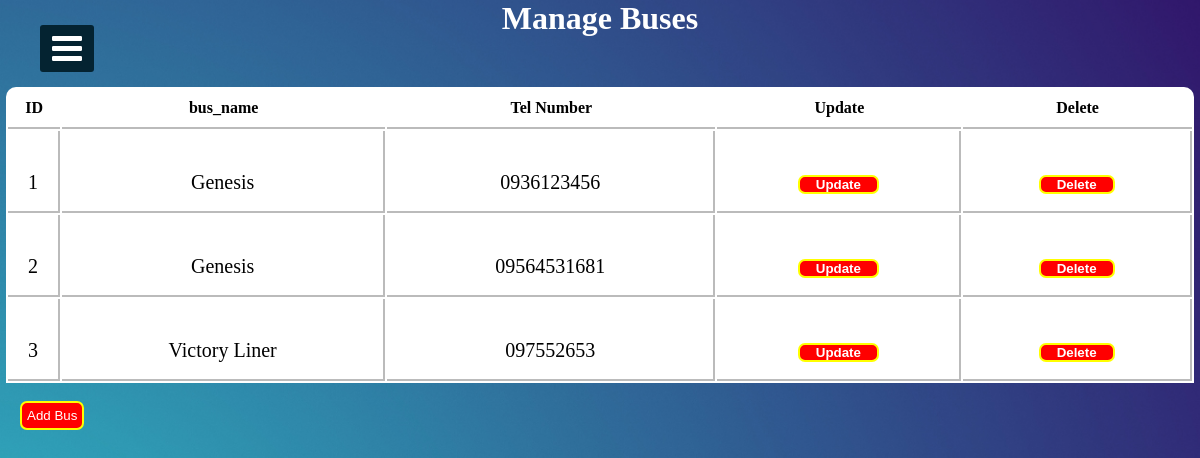
/ManagesBuses.php, run on the app's committed database.
### tables this page shows
CREATE TABLE `bus` (
  `id` int(11) NOT NULL,
  `Bus_Name` varchar(255) NOT NULL,
  `Tel` varchar(20) NOT NULL
);

### ManagesBuses.php (the view, shortened to what this page needs)
<?php
  include("connection.php");
?>
<!DOCTYPE html>
<html>
<head>
  <link rel="stylesheet" href="https://cdnjs.cloudflare.com/ajax/libs/font-awesome/4.7.0/css/font-awesome.min.css">
<link rel="stylesheet" href="cssfile/sidebar.css">
</head>
<body>
  <label for="check">
<i class="fa fa-bars" id="btn"></i>
  </label>
<div class="sidebar2">
		<h1 class="adminTopic">Manage Buses</h1>
<?php
    $sqlget="SELECT * FROM bus";
    $sqldata=mysqli_query($conn,$sqlget) or die('error getting');
    echo "<table>";
    echo "<tr>
      <th>ID</th>
    <th>bus_name</th>
    <th>Tel Number</th>
    <th>Update</th>
    <th>Delete</th>
       </tr>";
       while ($row=mysqli_fetch_array($sqldata,MYSQLI_ASSOC))
       {
        echo "<tr><td>";
        echo $row['id'];
        echo "</td><td>";
        echo $row['Bus_Name'];
        echo "</td><td>";
        echo $row['Tel'];
        echo "</td>";
        ?>
        <td>
        <button style="border:2px solid yellow; border-radius:7px; background-color:red;color:white;">
          <a href="UpdateBus.php?id=<?php echo $row['id'];?>">
          Update
          </a>
        </button>
        </td><td>
        <button style = "border:2px solid yellow; border-radius:7px; background-color:red;color:white;" >
          <a href="deleteBus.php?id=<?php echo $row['id'];?>">
            Delete
        </a>
       </button>
        </td></tr>
<?php
       }
       echo "</table>";
?>
<br>
                       <a href="AddBus.php">     <button class="btnPolicy">Add Bus</button></a>
</div>
</body>
</html>

### cssfile/sidebar.css (style rules this page uses)
* { margin: 0; padding: 0; list-style: none; text-decoration: none; }
label #btn, label #cancle { position: absolute; cursor: pointer; background: #042331; color: #fff; border-radius: 3px; }
label #btn { left: 40px; top: 25px; font-size: 35px; color: #fff; padding: 6px 12px; transition: all 0.5s; }

### ManagesBuses.php (style rules this page uses)
body { background-image: url("image/20.jpg"); background-position: center; background-size: cover; height: 700px; background-repeat: no-repeat; background-attachment: fixed; }
.adminTopic { text-align: center; color: #fff; }
table { width:99%; border-collapse: separate !important; margin:auto; text-align:center; margin-top:50px; background-color: rgb(255, 255, 255); border-radius: 10px 10px 0px 0px; }
table th { border-bottom:2px solid rgb(187, 187, 187); padding:10px 0px 10px 0px; font-family: "balsamiq_sansitalic" !important; }
table tr td { border-right: 2px solid rgb(187, 187, 187); height: 58px; padding: 22px 0px 0px 0px; font-family: "monospace;" !important; border-bottom: 2px solid rgb(187, 187, 187); font-size: 20px; }
table tr td a { color: white; border-radius: 5px; padding: 6px; text-decoration: none; margin: 10px; font-weight: 700; }
button { padding: 5px 5px 5px 5x; }
.btnPolicy { padding: 5px 5px 5px 5px; border: 2px solid yellow; border-radius: 7px; background-color: red; color: white; margin-left: 20px; }

### data on the page
bus: id "1", Bus_Name "Genesis", Tel "0936123456"
bus: id "2", Bus_Name "Genesis", Tel "09564531681"
bus: id "3", Bus_Name "Victory Liner", Tel "097552653"
